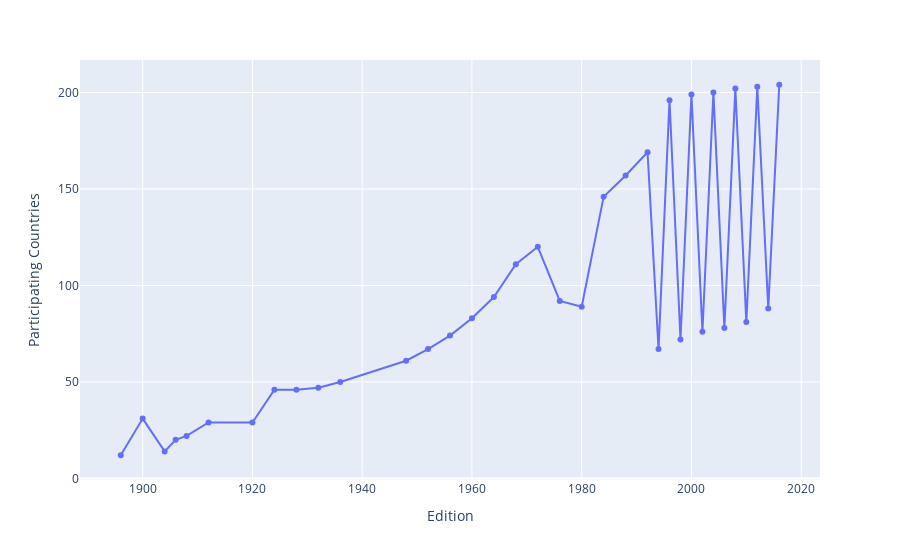

Notebook code for this chart:
### Code cell
fig = px.line(
    nations,
    x="Edition",
    y="Participating Countries",
    markers=True
)
fig.show()

### Figure 1 — Plotly figure (JSON) as saved in the notebook; plotly's stock layout.template omitted (floating-point values rounded to 4 significant figures)
{"data": [{"hovertemplate": "Edition=%{x}<br>Participating Countries=%{y}<extra></extra>", "legendgroup": "", "line": {"color": "#636efa", "dash": "solid"}, "marker": {"symbol": "circle"}, "mode": "lines+markers", "name": "", "orientation": "v", "showlegend": false, "type": "scatter", "x": [1896, 1900, 1904, 1906, 1908, 1912, 1920, 1924, 1928, 1932, 1936, 1948, 1952, 1956, 1960, 1964, 1968, 1972, 1976, 1980, 1984, 1988, 1992, 1994, 1996, 1998, 2000, 2002, 2004, 2006, 2008, 2010, 2012, 2014, 2016], "xaxis": "x", "y": [12, 31, 14, 20, 22, 29, 29, 46, 46, 47, 50, 61, 67, 74, 83, 94, 111, 120, 92, 89, 146, 157, 169, 67, 196, 72, 199, 76, 200, 78, 202, 81, 203, 88, 204], "yaxis": "y"}], "layout": {"legend": {"tracegroupgap": 0}, "margin": {"t": 60}, "xaxis": {"anchor": "y", "domain": [0, 1], "title": {"text": "Edition"}}, "yaxis": {"anchor": "x", "domain": [0, 1], "title": {"text": "Participating Countries"}}}}
